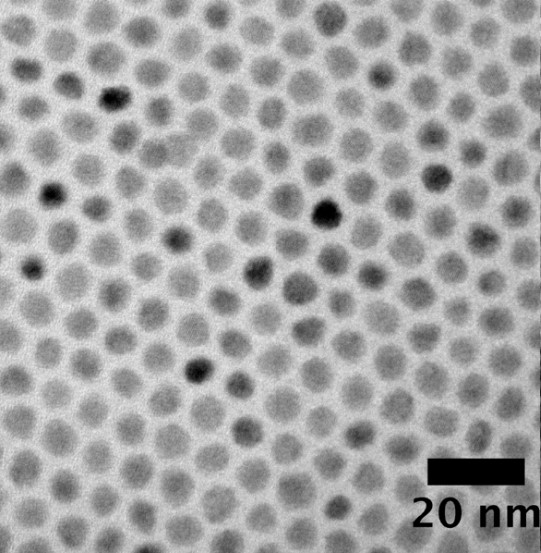
#> input picture images/450/QD1.jpg, 541 x 553 px, found by its file name; its folder holds only this picture in this run
$ python Main.py
#> lines starting #> are read from the running program, lines starting #| are printed output that depends on the picture; after the words box and inside, x2 and y2 are one past the last pixel; in counts of white or black regions, pixels touching at a corner belong together
### ImageProcessor.py
import cv2
import cv2 as cv
import math
from Main import *
from Stats import *

"""
This function contains the main image processing logic. It will find the scale bar and all of the quantum dots in an image.
"""

#is this a image?
def isImage(file):
    return (file.endswith(".png") or file.endswith(".jpg") or file.endswith(".jpeg"))

#given an image, remove scale bar and return its location
def removeScaleBar(img):
    #assume scale bar is black
    _, thresh = cv.threshold(img, 10, 255, cv.THRESH_BINARY)
    contours, _ = cv.findContours(thresh, cv.RETR_TREE, cv.CHAIN_APPROX_NONE)
    #remove the largest contour from the list
    if(len(contours) > 1):
        contours = contours[1:]
    index = 0
    count = 0
    for contour in contours:
        xRec, yRec, wRec, hRec = cv.boundingRect(contour)
        dimensions = img.shape
        height, width = dimensions
        if(wRec < width/7.0 or wRec > width/3.0):
            pass
            #print(str(width/7.0) + " " + str(width/3.0))
        elif(hRec > height/5):
            pass
        elif(cv.contourArea(contour) > 5000):
            pass
        elif(cv.contourArea(contour) < 80):
            pass
        elif(hRec * 2 > wRec):
            pass
        else:
            if(cv.contourArea(contour) > cv.contourArea(contours[index])):
                index = count
        count = count + 1

    c = contours[index]
    cv.drawContours(img, [c], -1, 255, thickness=cv2.FILLED)
    xRec, yRec, wRec, hRec = cv.boundingRect(c)
    return img, xRec, yRec, wRec, hRec

#use adaptive thresholding to make a binary image
def preProcess(img):
    bilateral = cv2.bilateralFilter(img, 20, 40, 30)
    binaryImg = cv.adaptiveThreshold(bilateral, 255, cv.ADAPTIVE_THRESH_MEAN_C, cv.THRESH_BINARY, 37, 0)

    kernel = np.ones((5, 5), np.uint8)
    closing = cv.morphologyEx(binaryImg, cv.MORPH_CLOSE, kernel)

    opening = cv.morphologyEx(closing, cv.MORPH_OPEN, kernel)
    return opening

#Given an image, get the QD contours and compute some stats
def processImage(img, wavelength, map, imageName):
    output = img.copy()
    copy = img.copy()

    img, xRec, yRec, wRec, hRec = removeScaleBar(img)

    # blur and smooth image
    preprocessedImg = preProcess(img)

    mask = removeBorderContours(preprocessedImg, xRec, yRec, wRec, hRec)

    output, contours = drawOutput(mask, output)
    myContourList = ContourList(contours, copy)
    cv.setMouseCallback('Output', myContourList.click_event)
    cv.waitKey(0)

    diameters = calculateDiameter(myContourList.points, wRec)
    maxDiameter = math.ceil((max(diameters)))
    minDiamter = math.floor((min(diameters)))
    makeSingleTEMHistogram(diameters, wavelength, imageName, minDiamter, maxDiameter)
    map.accumulate(diameters, wavelength)

#removes all quantum dots that are touching the border of the image
def removeBorderContours(cimg, xRec, yRec, wRec, hRec):
    contours, _ = cv.findContours(cimg, cv.RETR_TREE, cv.CHAIN_APPROX_NONE)

    height, width = cimg.shape
    mask = np.zeros(cimg.shape[:2], dtype=cimg.dtype) + 255

    for c in contours:
        touchingEdge = False
        if(cv.contourArea(c) < 600):
            touchingEdge = True
        for point in c:
            x, y = point[0]
            if (x <= 3):
                touchingEdge = True
            if (x >= width - 3):
                touchingEdge = True
            if (y <= 3):
                touchingEdge = True
            if (y >= height - 3):
                touchingEdge = True
            if (y >= yRec and y <= yRec + hRec and x >= xRec  and x <= xRec + wRec):
                touchingEdge = True
        if (not touchingEdge):
            cv.drawContours(mask, [c], 0, (0), -1)
        touchingEdge = False
    return mask

def drawOutput(mask, output):
    contours, _ = cv.findContours(mask, cv.RETR_TREE, cv.CHAIN_APPROX_NONE)
    contours = contours[1:]
    cv.drawContours(output, contours, -1, 255, 2)
    cv.imshow('Output', output)
    return output, contours

### Util.py
import cv2 as cv

"""
Util provides some helpful classes and functions to use
"""

#This class helps keep track of the list of contours found and helps update the outline of the QDs that are selected
class ContourList:
    def __init__(self, points, img):
        self.points = points
        self.img = img
        self.copy = img.copy()

    #A function to handle clicks on individual QDs
    #This will unhighlight a QD that is clicked
    # [18 lines left out: functions click_event, removeContour, not called in this run]

#A class to help keep track of QDs that have been clicked
class Points:
    def __init__(self):
        self.points = []

    def click_event(self, event, x, y, flags, param):
        if(event == cv.EVENT_LBUTTONDOWN):
            self.points.append((x, y))

#Maps wavelengths to contours
class Map:
    def __init__(self):
        self.dict = dict()
    def accumulate(self, contours, wavelength):
        if(wavelength in self.dict.keys()):
            self.dict[wavelength] = self.dict[wavelength] + contours
        else:
            self.dict[wavelength] = contours

### Stats.py
import cv2
from ImageProcessor import *
from Plots import *

"""
A class to help calculate some basic stats
"""

def calculateDiameter(contours, scaleBarWidth):
    #can adjust scale (nm)
    scale = 20
    diameters = []
    for qd in contours:
        area = cv2.contourArea(qd)
        radiusSquared = area / math.pi
        diameter = math.sqrt(radiusSquared) * 2
        diameter = diameter / scaleBarWidth
        diameter = diameter * scale
        if(diameter < 15):
            diameters.append(diameter)
    return diameters

def computeStats(diameterByWavelen):
    wavelengths = []
    averages = []
    stds = []
    aggregateDiameters = []
    for wavelength in diameterByWavelen.keys():
        diameters = diameterByWavelen[wavelength]
        standardDevation = np.std(diameters)
        average = np.average(diameters)
        wavelengths.append(wavelength)
        averages.append(average)
        stds.append(standardDevation)
        aggregateDiameters.append(diameters)
    aggregateDiameters = np.array(aggregateDiameters, dtype= object).flatten()
    makeScatter(wavelengths, averages, stds, aggregateDiameters)

### Plots.py
import matplotlib.pyplot as plt
import numpy as np
from decimal import Decimal
import random
import os

"""
This class makes some plots to present the computed information. It can be easily modified to get different graphs/plots.
"""

#Make a single histogram for one image
def makeSingleTEMHistogram(diameters, wavelength, name, minDiameter, maxDiameter):
    plt.clf()
    plt.figure(figsize=(14,7))
    plt.style.use('classic')
    binwidth = 0.2
    color = (random.random(), random.random(), random.random())
    plt.hist(diameters, bins = np.arange(minDiameter - binwidth, maxDiameter + binwidth, binwidth), color = color, lw = 1, density = True)
    plt.title("Size Distribution of " + str(name) + " Quantum Dots")
    plt.xlabel('Size (nm)')
    plt.ylabel('Count')
    plt.annotate(str(wavelength) + " nm", xy=(0.89, 0.95), xycoords='axes fraction', color = 'black')
    standardDevation = np.std(diameters)
    standardDevation = Decimal(str(standardDevation)).quantize(Decimal("1.0"))
    average = np.average(diameters)
    average = Decimal(str(average)).quantize(Decimal("1.0"))

    plt.annotate(str(average) + " ± " + str(standardDevation) + " nm", xy=(0.89, 0.90), xycoords='axes fraction', color='black')
    plt.tick_params(top=False, right=False)
    plt.minorticks_off()

    pathToHere = os.path.abspath(__file__)
    pathToFolder = os.path.join(os.path.dirname(pathToHere))
    pathToOutput = os.path.join(pathToFolder,'output', wavelength, (str(name) + " histogram.jpg"))
    plt.savefig(pathToOutput)

#make a plot using summary stats
def makeScatter(wavelengths, averages, stds, aggregateDiameters):
    plt.clf()
    box = plt.boxplot(aggregateDiameters, notch='True',patch_artist=True, labels= wavelengths)
    colors = ['green', 'red']
    for patch, color in zip(box['boxes'], colors):
        patch.set_facecolor(color)
    plt.title("Summary Statistics")
    plt.xlabel("Peak Emission Wavelength (nm)")
    plt.ylabel("Diameter (nm)")
    plt.tick_params(top=False, right=False)
    plt.minorticks_off()
    pathToHere = os.path.abspath(__file__)
    pathToFolder = os.path.join(os.path.dirname(pathToHere))
    pathToOutput = os.path.join(pathToFolder, 'output', "Summary Stats.jpg")
    plt.savefig(pathToOutput)

### Main.py
from ImageProcessor import *
from Util import *

"""
The main logic of the program. Given that all folders in 'images' contain QDs with similar peak emission wavelengths,
this program will go through each folder and process all of the images in each folder. Then, it will repeat this process
for all folders/wavelengths before computing some statistics and saving the plots in an output folder.
"""

# [21 lines left out: function main, not called in this run]


if __name__ == "__main__":
    main()
#> in main, img is the input picture: shape (553, 541); min 0, max 242, mean 164.8
#> in removeScaleBar, `_, thresh = cv.threshold(img, 10, 255, cv.THRESH_BINARY)`:
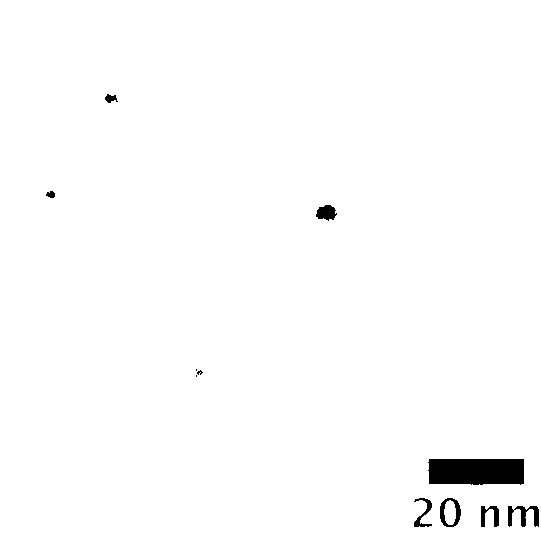
#> thresh: shape (553, 541); 98.8% white; 11 black regions (3 under 20 px)
#> in removeScaleBar, `contours, _ = cv.findContours(thresh, cv.RETR_TREE, cv.CHAIN_APPROX_NO..`: contours = 14 contours, 2 with area under 20; largest, box (x1, y1, x2, y2) and area: (0, 0, 541, 553) 298080, (427, 458, 525, 486) 2507, (439, 497, 462, 528) 540, (513, 505, 540, 528) 290, (315, 204, 338, 222) 263
#> in removeScaleBar, `contours = contours[1:]`: contours = 13 contours, 2 with area under 20; largest, box (x1, y1, x2, y2) and area: (427, 458, 525, 486) 2507, (439, 497, 462, 528) 540, (513, 505, 540, 528) 290, (315, 204, 338, 222) 263, (480, 505, 500, 528) 259
#> the loop in removeScaleBar, `for contour in contours:` made 13 passes
#> (xRec, yRec, wRec, hRec, index) on pass 7: (427, 458, 98, 28, 6)
#> after the loop in removeScaleBar, `for contour in contours:`: count = 13; index = 6
#> in removeScaleBar, `c = contours[index]`: c = contour of 240 points, box (x1, y1, x2, y2) (427, 458, 525, 486), area 2507
#> in removeScaleBar, `cv.drawContours(img, [c], -1, 255, thickness=cv2.FILLED)`:
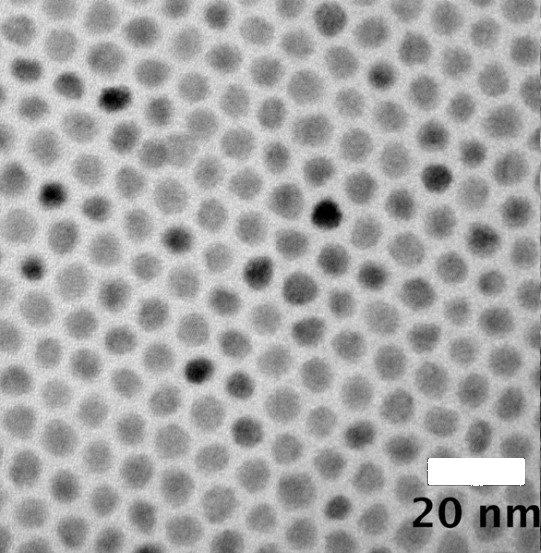
#> img: shape (553, 541); 0.88% of pixels changed, all inside (x1, y1, x2, y2) = (427, 458, 525, 486)
#> in removeScaleBar, `xRec, yRec, wRec, hRec = cv.boundingRect(c)`: xRec = 427; yRec = 458; wRec = 98; hRec = 28
#> in processImage, `img, xRec, yRec, wRec, hRec = removeScaleBar(img)`: xRec = 427; yRec = 458; wRec = 98; hRec = 28
#> in preProcess, `closing = cv.morphologyEx(binaryImg, cv.MORPH_CLOSE, kernel)`:
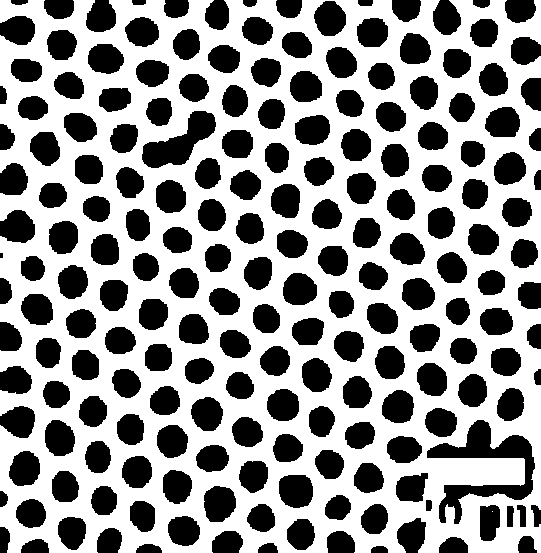
#> closing: shape (553, 541); 57.6% white; 197 black regions (1 under 20 px), largest, box (x1, y1, x2, y2) and area: (427, 420, 535, 524) 3632, (142, 111, 216, 168) 1947, (279, 475, 313, 508) 954
#> in removeBorderContours, `contours, _ = cv.findContours(cimg, cv.RETR_TREE, cv.CHAIN_APPROX_NONE)`: contours = 152 contours; largest, box (x1, y1, x2, y2) and area: (0, 0, 541, 553) 279710, (426, 419, 536, 525) 3952, (141, 110, 217, 169) 2056, (278, 474, 314, 509) 1007, (203, 485, 237, 523) 982
#> the loop in removeBorderContours, `for c in contours:` made 152 passes
#> after the loop in removeBorderContours, `for c in contours:`:
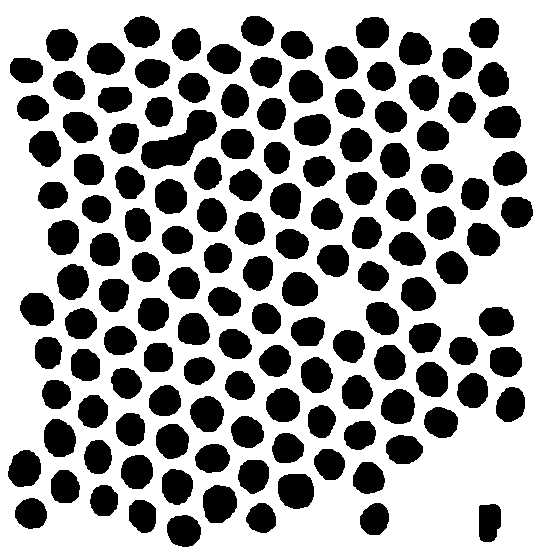
#> mask: shape (553, 541); 62.5% white; 139 black regions
#> in drawOutput, `contours, _ = cv.findContours(mask, cv.RETR_TREE, cv.CHAIN_APPROX_NONE)`: contours = 140 contours; largest, box (x1, y1, x2, y2) and area: (0, 0, 541, 553) 298080, (140, 109, 218, 170) 2264, (277, 473, 315, 510) 1116, (202, 484, 238, 524) 1090, (281, 271, 319, 307) 1027
#> in drawOutput, `contours = contours[1:]`: contours = 139 contours; largest, box (x1, y1, x2, y2) and area: (140, 109, 218, 170) 2264, (277, 473, 315, 510) 1116, (202, 484, 238, 524) 1090, (281, 271, 319, 307) 1027, (43, 418, 77, 458) 1017
#> in drawOutput, `cv.drawContours(output, contours, -1, 255, 2)`:
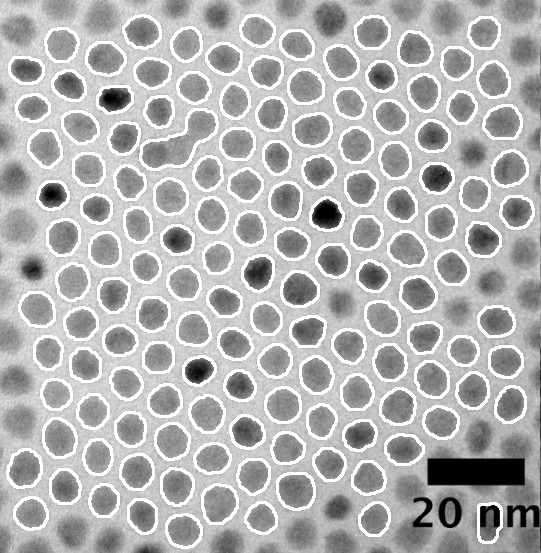
#> output: shape (553, 541); min 0, max 255, mean 177.9
#> in __init__, `self.points = points`: self.points has the same summary as contours in drawOutput
#> the loop in calculateDiameter, `for qd in contours:` made 139 passes
#> (area, radiusSquared, diameter) on passes 1 to 8: (914, 290.9, 6.96), (786, 250.2, 6.46), (765.5, 243.7, 6.37), (719.5, 229, 6.18), (771.5, 245.6, 6.4), (813.5, 258.9, 6.57), (1089.5, 346.8, 7.6), (736.5, 234.4, 6.25)
#> in makeSingleTEMHistogram, `plt.savefig(pathToOutput)`:
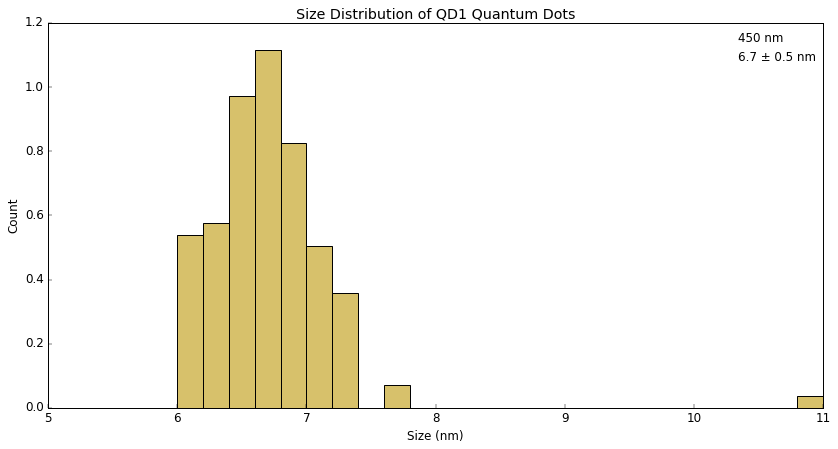
#> figure drawn by matplotlib, 1 panel; tallest bar 1.12 high, from x = 6.6 to 6.8
#> the loop in computeStats, `for wavelength in diameterByWavelen.keys():` made 1 pass
#> wavelength on pass 1: '450'
#> the loop in makeScatter, `for patch, color in zip(box['boxes'], colors):` made 1 pass
#> in makeScatter, `plt.savefig(pathToOutput)`:
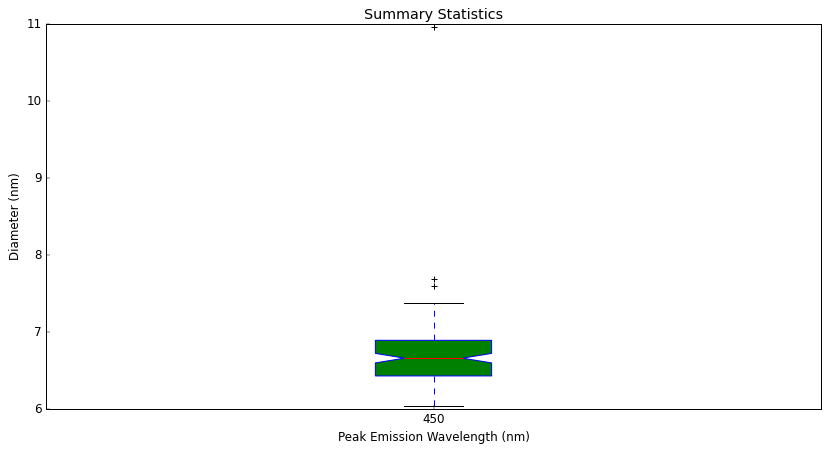
#> figure drawn by matplotlib, 1 panel

$ run again, on images/450/QD3.jpg
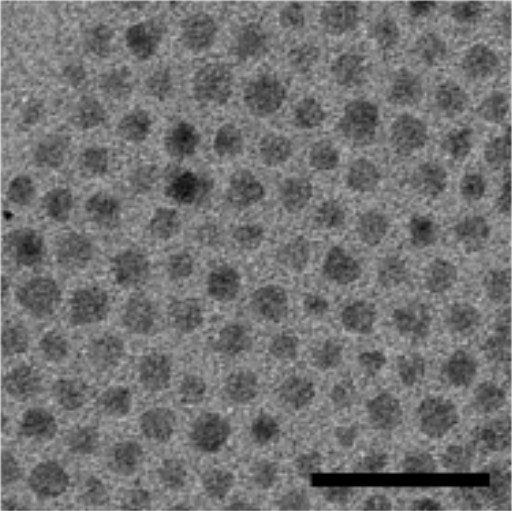
#> input picture images/450/QD3.jpg, 512 x 511 px, found by its file name
#> in main, img is the input picture: shape (511, 512); min 0, max 228, mean 114.2
#> in removeScaleBar, `_, thresh = cv.threshold(img, 10, 255, cv.THRESH_BINARY)`:
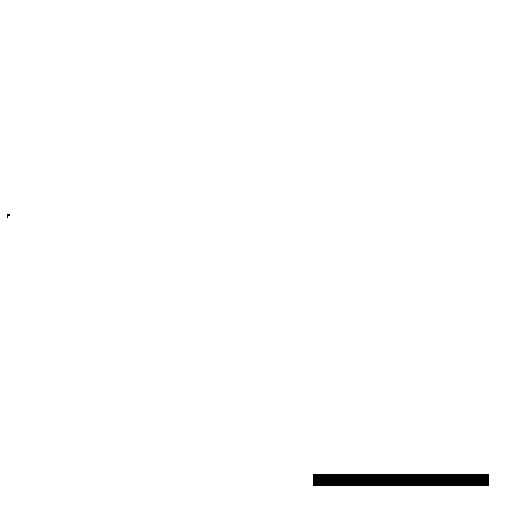
#> thresh: shape (511, 512); 99.2% white; 2 black regions (1 under 20 px)
#> in removeScaleBar, `contours, _ = cv.findContours(thresh, cv.RETR_TREE, cv.CHAIN_APPROX_NO..`: contours = 3 contours, 1 with area under 20; largest, box (x1, y1, x2, y2) and area: (0, 0, 512, 511) 260610, (312, 473, 490, 487) 2299
#> in removeScaleBar, `contours = contours[1:]`: contours = 2 contours, 1 with area under 20; largest, box (x1, y1, x2, y2) and area: (312, 473, 490, 487) 2299
#> the loop in removeScaleBar, `for contour in contours:` made 2 passes
#> (xRec, yRec, wRec, hRec, height, width, count) on passes 1 to 2: (312, 473, 178, 14, 511, 512, 1), (6, 213, 5, 6, 511, 512, 2)
#> after the loop in removeScaleBar, `for contour in contours:`: count = 2; index = 0
#> c = contour of 376 points, box (x1, y1, x2, y2) (312, 473, 490, 487), area 2299
#> img: shape (511, 512); 0.95% of pixels changed, all inside (x1, y1, x2, y2) = (312, 473, 490, 487)
#> in removeScaleBar, `xRec, yRec, wRec, hRec = cv.boundingRect(c)`: xRec = 312; yRec = 473; wRec = 178; hRec = 14
#> in processImage, `img, xRec, yRec, wRec, hRec = removeScaleBar(img)`: xRec = 312; yRec = 473; wRec = 178; hRec = 14
#> binaryImg: shape (511, 512); 54.9% white; 216 black regions (95 under 20 px), largest, box (x1, y1, x2, y2) and area: (275, 414, 512, 511) 10208, (0, 0, 154, 144) 6820, (155, 0, 277, 63) 3433
#> closing: shape (511, 512); 56.9% white; 125 black regions (1 under 20 px), largest, box (x1, y1, x2, y2) and area: (277, 416, 511, 511) 10072, (1, 1, 50, 138) 2922, (479, 89, 512, 217) 2123
#> opening: shape (511, 512); 56.2% white; 118 black regions (1 under 20 px)
#> in removeBorderContours, `contours, _ = cv.findContours(cimg, cv.RETR_TREE, cv.CHAIN_APPROX_NONE)`: contours = 101 contours, 1 with area under 20; largest, box (x1, y1, x2, y2) and area: (0, 0, 512, 511) 218333, (312, 473, 490, 487) 2299, (337, 97, 379, 146) 1445, (243, 72, 287, 117) 1390, (193, 63, 232, 108) 1389
#> the loop in removeBorderContours, `for c in contours:` made 101 passes
#> in drawOutput, `contours, _ = cv.findContours(mask, cv.RETR_TREE, cv.CHAIN_APPROX_NONE)`: contours = 85 contours; largest, box (x1, y1, x2, y2) and area: (0, 0, 512, 511) 260610, (336, 96, 380, 147) 1583, (192, 62, 233, 109) 1532, (242, 71, 288, 118) 1520, (14, 275, 63, 320) 1496
#> in drawOutput, `contours = contours[1:]`: contours = 84 contours; largest, box (x1, y1, x2, y2) and area: (336, 96, 380, 147) 1583, (192, 62, 233, 109) 1532, (242, 71, 288, 118) 1520, (14, 275, 63, 320) 1496, (164, 167, 215, 207) 1486
#> self.points has the same summary as contours in drawOutput
#> the loop in calculateDiameter, `for qd in contours:` made 84 passes
#> (area, radiusSquared, diameter) on passes 1 to 8: (791.5, 251.9, 3.57), (892, 283.9, 3.79), (773.5, 246.2, 3.53), (1379, 438.9, 4.71), (889.5, 283.1, 3.78), (1049.5, 334.1, 4.11), (899.5, 286.3, 3.8), (841, 267.7, 3.68)
#> after the loop in calculateDiameter, `for qd in contours:`: diameters = 84 values, max 5.04 at index 68, min 3.41 at index 53, mean 4.13
#> maxDiameter = 6
#> minDiamter = 3
#> in makeSingleTEMHistogram, `standardDevation = np.std(diameters)`: standardDevation = 0.421
#> in makeSingleTEMHistogram, `average = np.average(diameters)`: average = 4.13
#> the loop in computeStats, `for wavelength in diameterByWavelen.keys():` made 1 pass
#> (wavelength, standardDevation, average) on pass 1: ('450', 0.421, 4.13)
#> after the loop in computeStats, `for wavelength in diameterByWavelen.keys():`: aggregateDiameters = 1 item; averages = [4.13]; stds = [0.421]; wavelengths = ['450']
#> box = 6 items
#> the loop in makeScatter, `for patch, color in zip(box['boxes'], colors):` made 1 pass
#> in makeScatter, `plt.savefig(pathToOutput)`:
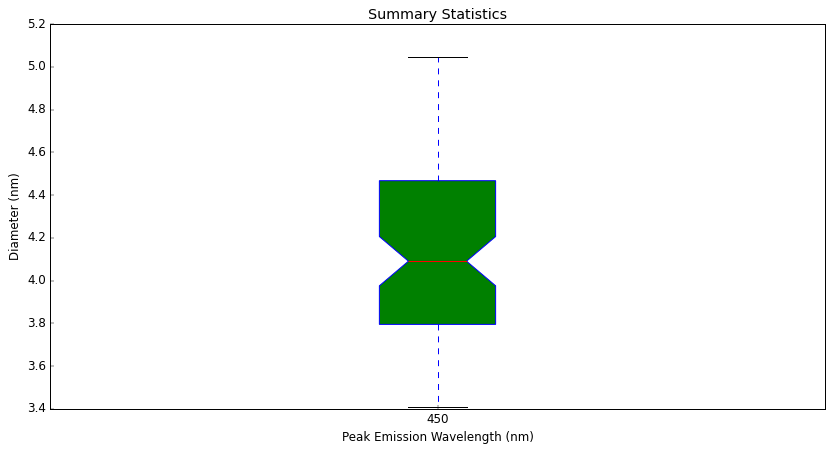
#> figure drawn by matplotlib, 1 panel
